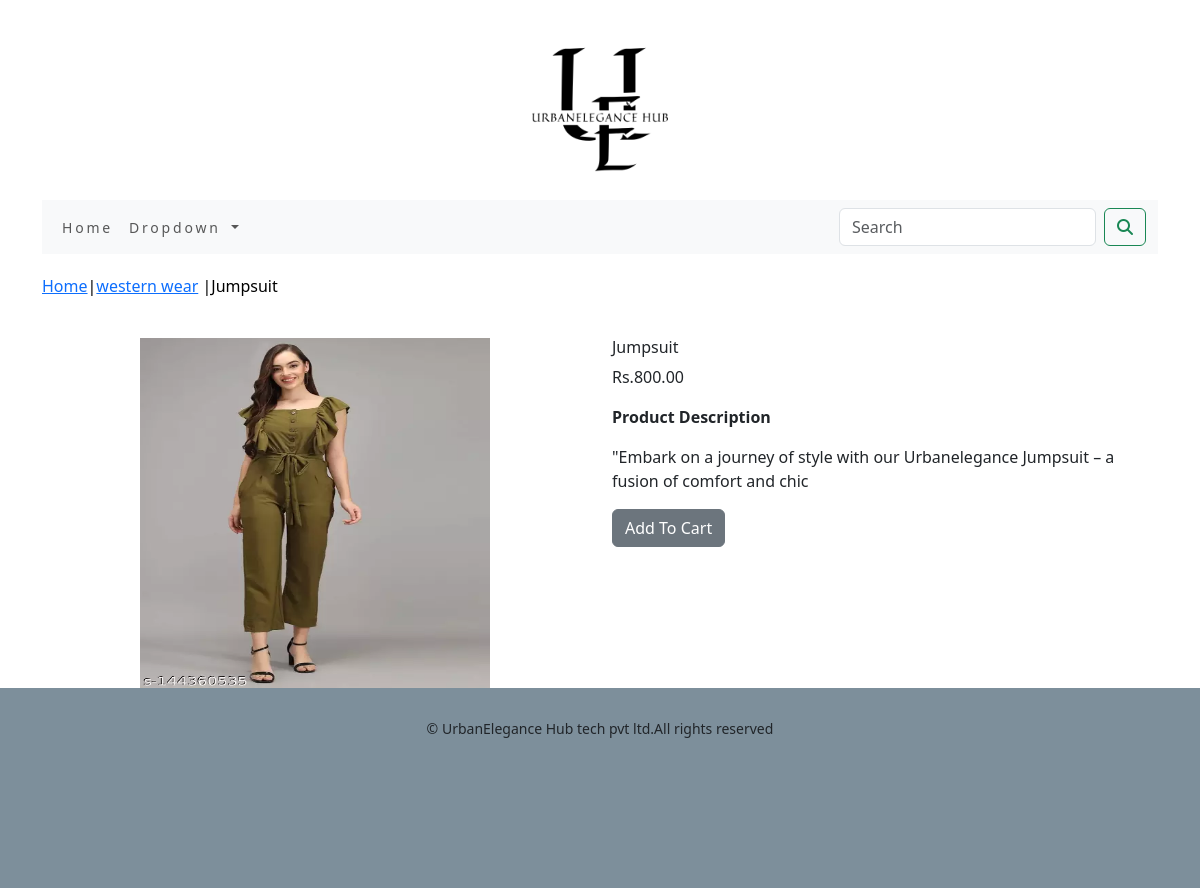
The page /ecommerceapp/western-wear/jumpsuit/ on the database its author committed.
### ecommerceapp/models.py (models this page shows, shortened)
class Product(models.Model):
    name=models.CharField(max_length=250)
    slug = models.SlugField(max_length=250,unique=True)
    description = models.TextField(blank=True)
    price=models.DecimalField(max_digits=15,decimal_places=2)
    category=models.ForeignKey(Category,on_delete=models.CASCADE)
    image = models.ImageField(upload_to='product', blank=True)
    stock=models.IntegerField()
    available=models.BooleanField(default=True)
    created=models.DateTimeField(auto_now_add=True)
    updated=models.DateTimeField(auto_now=True)
    class Meta:
        ordering = ('name',)
        verbose_name = 'product'
        verbose_name_plural = 'products'

class Category(models.Model):
    name=models.CharField(max_length=250)
    slug=models.SlugField(max_length=250,unique=True)
    description=models.TextField(blank=True)
    image=models.ImageField(upload_to='category',blank=True)
    class Meta:
        ordering=('name',)
        verbose_name='category'
        verbose_name_plural='categories'
    def get_url(self):
        return reverse('ecommerceapp:products_by_category',args=[self.slug])
    def __str__(self):
        return '{}' .format(self.name)

### ecommerceapp/views.py (the view)
# urls.py: path('<slug:c_slug>/<slug:product_slug>/',views.proDetail,name='prodCatDetail'),
def proDetail(request,c_slug,product_slug):
    try:
        product=Product.objects.get(category__slug=c_slug,slug=product_slug)
    except Exception as e:
        raise e
    return render(request,'product.html',{'product': product})

### cartapp/context_processors.py (called while the page is built)
def counter(request):
    item_count=0
    if 'admin' in request.path:
        return {}
    else:
        try:
            cart=Cart.objects.filter(cart_id=cart_id(request))
            car_items=CartItem.objects.all().filter(cart=cart[:1])
            for cart_item in car_items:
                item_count += cart_item.quantity
        except Cart.DoesNotExcept:
            item_count=0
    return dict(item_count=item_count)

### cartapp/views.py (called while the page is built)
def cart_id(request):
    cart=request.session.session_key
    if not cart:
        cart=request.session.create()
    return cart

### ecommerceapp/context_processors.py (called while the page is built)
def menu_links(request):
    links=Category.objects.all()
    return dict(links=links)

### templates/product.html (shortened to what this page needs)
{% extends 'base.html' %}
{% load static %}
{% block content %}
<div class="row my_prod_row">
    <div class="mx_auto">
         <p> <a href="{% url 'ecommerceapp:allProdCat' %}"> Home</a>|<a href="{{product.category.get_url}}">{{product.category}}</a> |{{product.name}}</p>
    </div>
    <div class="container">
    <br>
        <div class="row ">
            <div class="col-12 col-sm-12 col-md-12 col-lg-6 text-center">
                <div style="min-width:18rem;">
                    <img src="{{product.image.url}}" height="350px"  width="350px" alt="{{product.name}}">
                </div>
            </div>
                <div  class="col-12 col-sm-12 col-md-12 col-lg-6">
                    <div>
                    <h1 class="my_prod_title">{{product.name}}</h1>
                    <p>Rs.{{product.price}}</p>
                    <p class="my_title"><b>Product Description</b></p>
                    <p class=" text-justify my_prod_text">{{product.description}}</p>
                    {% if product.stock <= 0 %}
                    <p class=" text-justify my_prod_text"><b>Out Of Stock</b></p>
                    {% else %}
                    <a class="btn btn-secondary" href="{% url 'cartapp:add_cart' product.id %}">Add To Cart</a>
                    {% endif %}
                </div>
            </div>
        </div>
    </div>
</div>
{% endblock %}

### static/css/custom.css (style rules this page uses)
.my_prod_row { padding-top:20px; padding-bottom-20px; }
.my_prod_row .mx_auto { color:#000; font-size:16px; }
.my_prod_title { font-size:16px; padding-20px; padding-bottom-20px; }

### rows shown on the page
Product: category "western wear", name "Jumpsuit", image (picture), price "800.00", description "\"Embark on a journey of style with our Urbanelegance Jumpsuit – a fusion of comfort and chic"
